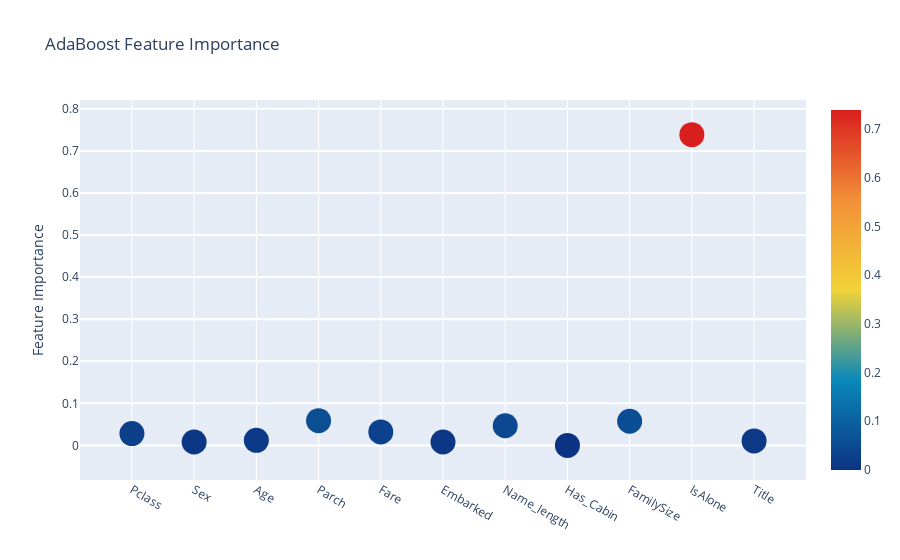

The code cell stored with this chart in its notebook:
### Code cell
# Scatter plot
trace = go.Scatter(
    y = feature_dataframe['AdaBoost feature importances'].values,
    x = feature_dataframe['features'].values,
    mode = 'markers',
    marker = dict(
        sizemode = 'diameter',
        sizeref = 1,
        size = 25,
        color = feature_dataframe['AdaBoost feature importances'].values,
        colorscale = 'Portland',
        showscale = True
    ),
    text = feature_dataframe['features'].values
)
data = [trace]

layout = go.Layout(
    autosize = True,
    title = 'AdaBoost Feature Importance',
    hovermode = 'closest',
    yaxis = dict(
        title = 'Feature Importance',
        ticklen = 5,
        gridwidth = 2
    ),
    showlegend = False
)

fig = go.Figure(data=data, layout = layout)
py.iplot(fig, filename = 'scatter2010')

### Figure 1 — Plotly figure (JSON) as saved in the notebook; plotly's stock layout.template omitted (floating-point values rounded to 4 significant figures)
{"data": [{"marker": {"color": [0.028, 0.008, 0.012, 0.05867, 0.032, 0.008, 0.04667, 0.0, 0.05733, 0.7387, 0.01067], "colorscale": [[0.0, "rgb(12,51,131)"], [0.25, "rgb(10,136,186)"], [0.5, "rgb(242,211,56)"], [0.75, "rgb(242,143,56)"], [1.0, "rgb(217,30,30)"]], "showscale": true, "size": 25, "sizemode": "diameter", "sizeref": 1}, "mode": "markers", "text": ["Pclass", "Sex", "Age", "Parch", "Fare", "Embarked", "Name_length", "Has_Cabin", "FamilySize", "IsAlone", "Title"], "type": "scatter", "x": ["Pclass", "Sex", "Age", "Parch", "Fare", "Embarked", "Name_length", "Has_Cabin", "FamilySize", "IsAlone", "Title"], "y": [0.028, 0.008, 0.012, 0.05867, 0.032, 0.008, 0.04667, 0.0, 0.05733, 0.7387, 0.01067]}], "layout": {"autosize": true, "hovermode": "closest", "showlegend": false, "title": {"text": "AdaBoost Feature Importance"}, "yaxis": {"gridwidth": 2, "ticklen": 5, "title": {"text": "Feature Importance"}}}}
